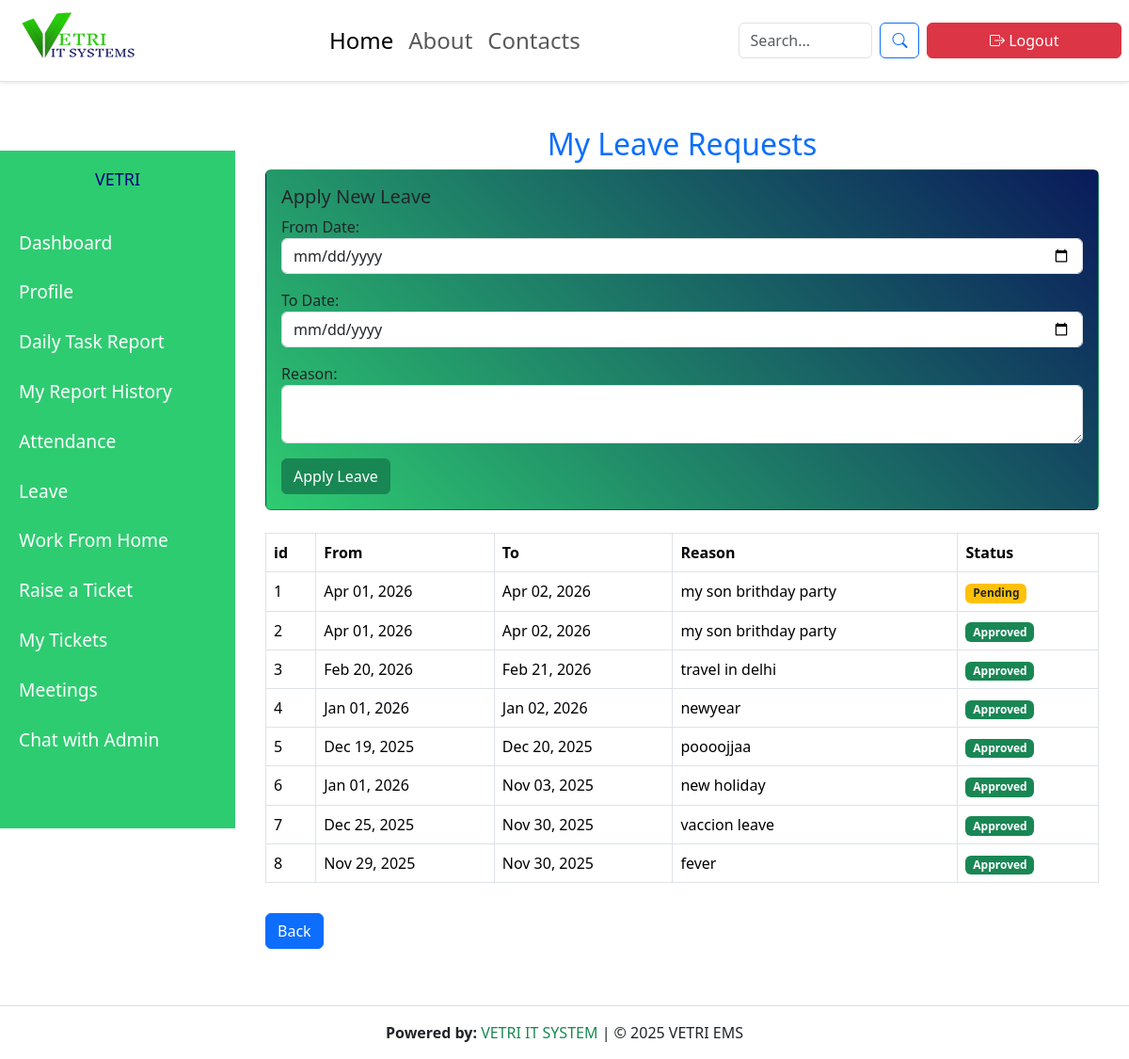
The app's page /my-leaves/ (signed in) with its own data.
### employees/models.py (models this page shows, shortened)
class Leave(models.Model):
    employee = models.ForeignKey(Employee, on_delete=models.CASCADE)
    start_date = models.DateField()
    end_date = models.DateField()
    reason = models.TextField()
    status = models.CharField(max_length=10, choices=[
        ('Pending', 'Pending'),
        ('Approved', 'Approved'),
        ('Rejected', 'Rejected'),
    ], default='Pending')

### employees/views.py (the view)
# urls.py: path("my-leaves/", views.employee_leave_list, name="employee_leave_list"),
@login_required
def employee_leave_list(request):
    employee = request.user.employee
    leaves = Leave.objects.filter(employee=employee).order_by('-id')
    return render(request, 'employees/employee_leave_list.html', {
        "leaves": leaves
    })

### employees/context_processors.py (called while the page is built)
def admin_id_processor(request):
    try:
        admin_user = User.objects.filter(is_superuser=True).first()
        return {'admin_id': admin_user.id if admin_user else None}
    except:
        return {'admin_id': None}

def unread_ticket_count(request):
    if request.user.is_authenticated and request.user.is_superuser:
        return {"unread_count": Ticket.objects.filter(is_read=False).count()}
    return {"unread_count": 0}

### employees/templates/employees/employee_leave_list.html (shortened to what this page needs)
{% extends "base.html" %}
{% load static %}
{% block content %}
    <link href="https://cdn.jsdelivr.net/npm/bootstrap@5.3.3/dist/css/bootstrap.min.css" rel="stylesheet">
<div class="container mt-4">
    <h2 class="text-center text-primary">My Leave Requests</h2>
    <div class="card p-3 mb-4">
      <h5>Apply New Leave</h5>
 <form method="POST" action="{% url 'apply_leave' %}">
        <div class="mb-3">
          <label>From Date:</label>
         <input type="date" name="start_date" class="form-control" required>
        </div>
        <div class="mb-3">
          <label>To Date:</label>
       <input type="date" name="end_date" class="form-control" required>
        </div>
        <div class="mb-3">
          <label>Reason:</label>
          <textarea name="reason" class="form-control" required></textarea>
        </div>
        <button type="submit" class="btn btn-success">Apply Leave</button>
      </form>
    </div>
<div class="table-responsive">
    <table class="table table-bordered">
      <thead>
        <tr>
          <th>id</th>
          <th>From</th>
          <th>To</th>
          <th>Reason</th>
          <th>Status</th>
        </tr>
      </thead>
      <tbody>
        {% for leave in leaves %}
        <tr>
          <td>{{ forloop.counter }}</td>
          <td>{{ leave.start_date|date:"M d, Y" }}</td>
          <td>{{ leave.end_date|date:"M d, Y" }}</td>
          <td>{{ leave.reason }}</td>
          <td>
            <span class="badge
              {% if leave.status == 'Approved' %}bg-success
              {% elif leave.status == 'Rejected' %}bg-danger
              {% else %}bg-warning text-dark
              {% endif %}">
              {{ leave.status }}
            </span>
          </td>
        </tr>
        {% empty %}
        <tr>
          <td colspan="5" class="text-center">No leaves found.</td>
        </tr>
        {% endfor %}
      </tbody>
    </table>
</div>
    <a href="{% url 'employee_dashboard' %}" class="btn btn-primary mt-3">Back</a>
</div>
{% endblock %}

### employees/static/css/style.css (style rules this page uses)
body { margin: 0; font-family: 'Poppins', sans-serif; background-color: #f8f9fa; overflow-x: hidden; }
html { scroll-behavior: smooth; }
html, body { overflow-x: hidden !important; }
.card { background: linear-gradient(45deg, #2ECC71, #0A1A5B) !important; color: white; }

### records on screen
Leave: start_date "Apr 01, 2026", end_date "Apr 02, 2026", reason "my son brithday party", status "Pending"
Leave: start_date "Apr 01, 2026", end_date "Apr 02, 2026", reason "my son brithday party", status "Approved"
Leave: start_date "Feb 20, 2026", end_date "Feb 21, 2026", reason "travel in delhi", status "Approved"
Leave: start_date "Jan 01, 2026", end_date "Jan 02, 2026", reason "newyear", status "Approved"
Leave: start_date "Dec 19, 2025", end_date "Dec 20, 2025", reason "poooojjaa", status "Approved"
Leave: start_date "Jan 01, 2026", end_date "Nov 03, 2025", reason "new holiday", status "Approved"
Leave: start_date "Dec 25, 2025", end_date "Nov 30, 2025", reason "vaccion leave", status "Approved"
Leave: start_date "Nov 29, 2025", end_date "Nov 30, 2025", reason "fever", status "Approved"
